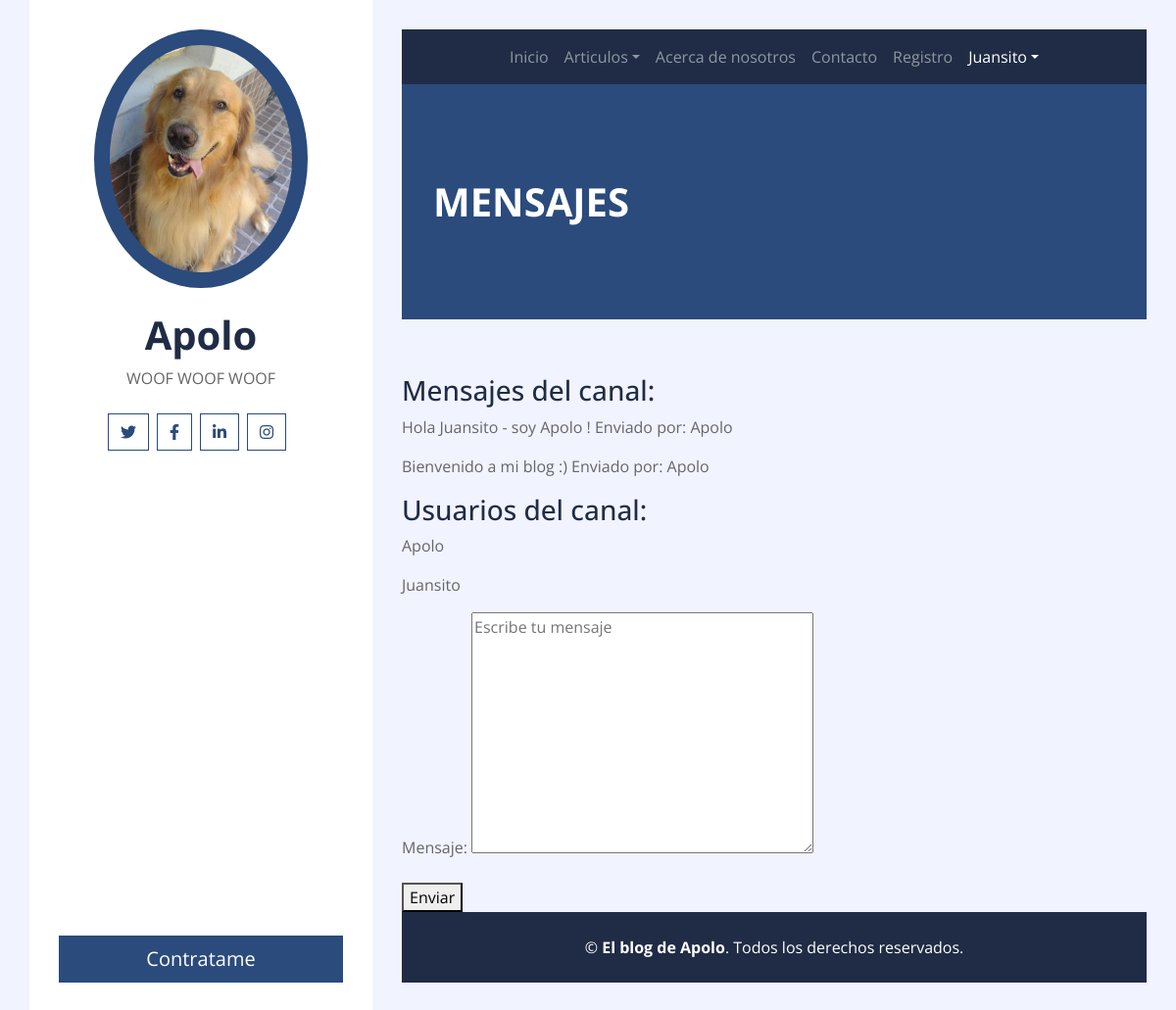
Screenshot of /ms/Apolo (signed in) with the database file from the repository.
### Usuarios/models.py (models this page shows)
class ModelBase(models.Model):
    id = models.UUIDField(default=uuid.uuid4, primary_key=True, db_index=True,editable=False)
    tiempo = models.DateTimeField(auto_now_add=True)
    actualizar = models.DateTimeField(auto_now=True)
    class Meta:
        abstract = True

class CanalMensaje(ModelBase):
    canal = models.ForeignKey("Canal", null=True, on_delete=models.SET_NULL)
    usuario = models.ForeignKey(User, on_delete=models.CASCADE)
    texto = models.TextField(max_length=256)
    tiempo = models.DateTimeField(default=datetime.now)
    class Meta:
        ordering = ['tiempo']

class CanalUsuario(ModelBase):
    canal = models.ForeignKey("Canal", null=True, on_delete=models.SET_NULL)
    usuario = models.ForeignKey(User, on_delete=models.CASCADE)

### Usuarios/views.py (the view)
# urls.py: path('ms/<str:username>', detalleMs.as_view(), name = "detalleMs"),
class detalleMs(LoginRequiredMixin,DetailView, formularioCanalMixin):
    template_name="detalleMs.html"
    def get_object(self, *args, **kwargs):
        username=self.kwargs.get("username")
        mi_username=self.request.user.username
        canal, _ = Canal.objects.obtener_o_crear_canal_ms(mi_username, username)
        if username == mi_username:
            mi_canal, _ = Canal.objects.obtener_o_crear_canal_usuario_actual(self.request.user)
            return mi_canal
        if canal == None:
            raise Http404
        return canal

### Usuarios/forms.py
class enviarMensajeForm(forms.Form):
    mensaje = forms.CharField(widget=forms.Textarea(attrs= {
        "class": "formulario_ms",
        "placeholder": "Escribe tu mensaje"
    }))

### Usuarios/models.py (called while the page is built, shortened)
    def solo_dos(self):
        return self.annotate(num_usuarios= Count("usuarios")).filter(num_usuarios=2)

    def filtrar_por_username(self, username):
        return self.filter(canalusuario__usuario__username=username)

    def get_queryset(self, *args, **kwargs):
        return CanalQuerySet(self.model, using=self._db)

    def filtrar_ms_por_privado(self, username_a, username_b):
        return self.get_queryset().solo_dos().filtrar_por_username(username_a).filtrar_por_username(username_b)

    def obtener_o_crear_canal_ms(self, username_a, username_b):
        qs = self.filtrar_ms_por_privado(username_a, username_b)
        if qs.exists():
            return qs.order_by("tiempo").first(), False #obj, creado

### Usuarios/templates/detalleMs.html
{% extends "padre.html" %}
{% load static %}
{% block tituloPagina %}
Mensajes
{% endblock %}
{% block cuerpoPagina %}
    <h3>Mensajes del canal:</h3>
    {% for mensaje in object.canalmensaje_set.all %}
        {% if request.user == mensaje.usuario %}
            <p>
                <strong>
                    {{mensaje.texto}}
                </strong>
                <span>
                    Lo enviaste tu
                </span>
            </p>
        {% else %}
            <p>
                {{mensaje.texto}}
                <span>
                    Enviado por: {{mensaje.usuario}}
                </span>
            </p>
        {% endif %}
    {% endfor %}
    <h3>Usuarios del canal:</h3>
    {% for usuarios in object.canalusuario_set.all %}
        <p>
            {{usuarios.usuario}}
        </p>
    {% endfor %}
    <form action="{{ request.path }}" method="POST"> {% csrf_token %}
        {{form.as_p}}
        <button type="submit">
            Enviar
        </button>
    </form>
{% endblock %}

### Blog/templates/padre.html (shortened to what this page needs)
<!DOCTYPE html>
<html lang="en">
    <head>
        {% load static %}
        <link href="https://cdnjs.cloudflare.com/ajax/libs/font-awesome/5.10.0/css/all.min.css" rel="stylesheet">
        <link href="{% static 'css/style.css' %}" rel="stylesheet">
    </head>
<body>
    <div class="wrapper">
        <div class="sidebar">
            <div class="sidebar-text d-flex flex-column h-100 justify-content-center text-center">
                <img class="mx-auto d-block w-75 bg-primary img-fluid rounded-circle mb-4 p-3" src="../static/img/apolo.jpeg" alt="apoloPfp">
                <h1 class="font-weight-bold">Apolo</h1>
                <p class="mb-4">
                     WOOF WOOF WOOF
                </p>
                <div class="d-flex justify-content-center mb-5">
                    <a class="btn btn-outline-primary mr-2" href="{% url 'error404' %}"><i class="fab fa-twitter"></i></a>
                    <a class="btn btn-outline-primary mr-2" href="{% url 'error404' %}"><i class="fab fa-facebook-f"></i></a>
                    <a class="btn btn-outline-primary mr-2" href="{% url 'error404' %}"><i class="fab fa-linkedin-in"></i></a>
                    <a class="btn btn-outline-primary mr-2" href="{% url 'error404' %}"><i class="fab fa-instagram"></i></a>
                </div>
                <a href="{% url 'error404' %}" class="btn btn-lg btn-block btn-primary mt-auto">Contratame</a>
            </div>
        </div>
        <div class="content">
            <div class="container p-0">
                <nav class="navbar navbar-expand-lg bg-secondary navbar-dark">
                    <div class="collapse navbar-collapse justify-content-between" id="navbarCollapse">
                        <div class="navbar-nav m-auto">
                            <a href="{% url 'inicio' %}" class="nav-item nav-link">Inicio</a>
                            {% if user.is_staff %}
                            <div class="nav-item dropdown">
                                <a href="#" class="nav-link dropdown-toggle" data-toggle="dropdown">Articulos</a>
                                <div class="dropdown-menu">
                                    <a href="{% url 'articuloBuscar'%}" class="dropdown-item">Buscar un articulo</a>
                                    <a href="{% url 'articulos'%}" class="dropdown-item">Ver lista de articulos</a>
                                    <a href="{% url 'articuloPublicar'%}" class="dropdown-item">Publicar un articulo</a>
                                </div>
                            </div>
                            {% else %}
                            <div class="nav-item dropdown">
                            <a href="#" class="nav-link dropdown-toggle" data-toggle="dropdown">Articulos</a>
                            </div>
                            {% endif %}
                            <a href="{% url 'acercade' %}" class="nav-item nav-link">Acerca de nosotros</a>
                            <a href="{% url 'contacto' %}" class="nav-item nav-link">Contacto</a>
                            <a href="{% url 'registro' %}" class="nav-item nav-link">Registro</a>
                            {% if user.is_authenticated %}
                            <div class="nav-item dropdown">
                                <a href="#" class="nav-link dropdown-toggle active" data-toggle="dropdown">{{user.username}}</a>
                            </div>
                            {% else %}
                            <a href="{% url 'login' %}" class="nav-item nav-link">Iniciar sesion</a>
                            {% endif %}
                        </div>
                    </div>
                </nav>
            </div>
            <div class="container py-5 px-2 bg-primary">
                <div class="row py-5 px-4">
                    <div class="col-sm-6 text-center text-md-left">
                        <h1 class="mb-3 mb-md-0 text-white text-uppercase font-weight-bold">
                            {% block tituloPagina %}
                            {% endblock %}
                        </h1>
                    </div>
                </div>
            </div>
            <div class="container py-4 px-2">
            </div>
            {% block cuerpoPagina %}
            {% endblock %}
            <div class="container py-4 bg-secondary text-center">
                <p class="m-0 text-white">
                    &copy; <a class="text-white font-weight-bold" href="#">El blog de Apolo</a>. Todos los derechos reservados.
                </p>
            </div>
        </div>
    </div>
</body>
</html>

### rows the page displays
CanalMensaje: texto "Hola Juansito - soy Apolo !", usuario "Apolo"
CanalMensaje: texto "Bienvenido a mi blog :)", usuario "Apolo"
CanalUsuario: usuario "Apolo"
CanalUsuario: usuario "Juansito"

### other values shown
{{ user.username }} "Juansito"
